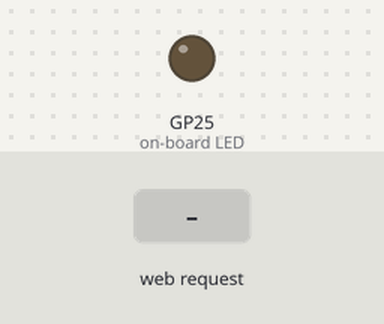
A program run on a simulated Raspberry Pi Pico running MicroPython. On the bench: output pins drawn as LEDs (lit = HIGH). Inputs (shaded band) come from the test bench. WiFi joins after 1.5 s; values from a settings file that is not in the repository are placeholders; the clock reads 2024-03-15 10:24:30 at power-on unless the program sets it; what the program prints to the serial console is not drawn.

Above: at 2.7 s.
2.8 s: HTTP request GET /on received
At 4.0 s:
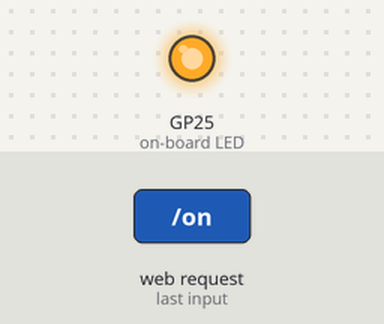
4.3 s: HTTP request GET /off received
At 5.3 s:
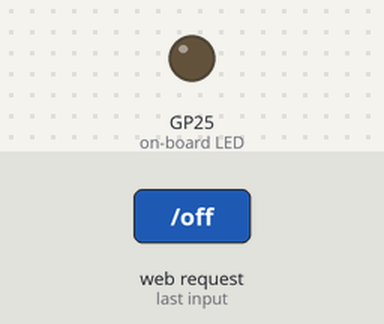
Timing chart, 0 to 7.3 s (numbered marks = the images above; inputs shaded):
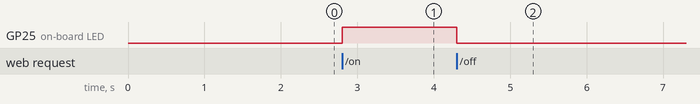

The program:

14_simple_web_server.py
```python
import network
import socket
import time
from machine import Pin

from lib.pins import LED
from lib.secrets import WIFI_SSID, WIFI_PASSWORD

led = Pin(LED, Pin.OUT)

wlan = network.WLAN(network.STA_IF)
wlan.active(True)
if not wlan.isconnected():
    wlan.connect(WIFI_SSID, WIFI_PASSWORD)
    deadline = time.time() + 15
    while not wlan.isconnected() and time.time() < deadline:
        time.sleep(0.5)

if not wlan.isconnected():
    raise RuntimeError("WiFi failed")

print("open http://" + wlan.ifconfig()[0] + "/  in your browser")

PAGE = """\
<!doctype html><html><body>
<h2>MicroPython LED</h2>
<p>State: {state}</p>
<p><a href="/on">on</a> | <a href="/off">off</a></p>
</body></html>
"""

s = socket.socket()
s.bind(("0.0.0.0", 80))
s.listen(1)

while True:
    conn, addr = s.accept()
    try:
        request = conn.recv(1024).decode()
        line = request.split("\r\n", 1)[0]
        if " /on " in line:
            led.value(1)
        elif " /off " in line:
            led.value(0)
        body = PAGE.format(state="on" if led.value() else "off")
        conn.send(b"HTTP/1.0 200 OK\r\nContent-Type: text/html\r\n\r\n")
        conn.send(body.encode())
    finally:
        conn.close()
```

pins.py
```python
# Per-board pin map for the tutorial series. Auto-detects ESP32 vs RP2 from
# sys.platform; edit the values below if your wiring differs from the defaults.

import sys

PLATFORM = sys.platform

if PLATFORM == "esp32":
    # Generic ESP32 DevKit. ESP32-S3/C3 may differ — adjust LED in particular.
    LED = 2
    BUTTON = 0           # BOOT button on most dev boards
    PWM_LED = 4
    SERVO = 13
    ADC = 34             # ADC1 (input-only pins 32-39 are safe with WiFi)
    I2C_ID = 0
    I2C_SCL = 22
    I2C_SDA = 21
    SPI_ID = 1           # HSPI; SPI(2) on S3
    SPI_SCK = 18
    SPI_MOSI = 23
    SPI_MISO = 19
    SPI_CS = 5
    # NeoPixel / WS2812. NEOPIXEL is a single pixel; MATRIX_PIN feeds an array
    # of MATRIX_WIDTH × MATRIX_HEIGHT pixels. ESP32-S3-Matrix board uses GP14,
    # 8×8. Generic ESP32 has no onboard NeoPixel — wire one to GP14 to test.
    NEOPIXEL = 14
    MATRIX_PIN = 14
    MATRIX_WIDTH = 8
    MATRIX_HEIGHT = 8
elif PLATFORM == "rp2":
    # LED conventions vary across RP2 boards:
    #   - Pico W:                 Pin("LED") — wired to the WiFi chip
    #   - Pico (non-W):           GP25 onboard LED
    #   - RP2040-Zero / -Matrix:  no plain LED — wire an external one to LED below
    # The detection below picks Pico W if available, otherwise defaults to GP15
    # (a free, edge-exposed pin on the Zero). Wire an LED + 220Ω resistor from
    # GP15 to GND, or change LED here to whichever GPIO you've used.
    try:
        from machine import Pin as _Pin
        _Pin("LED")
        LED = "LED"
    except (ValueError, TypeError):
        LED = 25
    BUTTON = 14
    PWM_LED = 25
    SERVO = 16
    ADC = 26             # GP26 = ADC0
    I2C_ID = 0
    I2C_SCL = 5
    I2C_SDA = 4
    SPI_ID = 1
    SPI_SCK = 10
    SPI_MOSI = 11
    SPI_MISO = 12
    SPI_CS = 13
    # Pimoroni Pico Explorer Base onboard ST7789 LCD (240x240, SPI0).
    # Coexists with the generic SPI_* pins above (which target the breadboard
    # SD/sensor wiring on SPI1).
    ST7789_SPI_ID = 0
    ST7789_SCK = 18
    ST7789_MOSI = 19
    ST7789_CS = 17
    ST7789_DC = 16
    ST7789_BL = 20
    ST7789_WIDTH = 240
    ST7789_HEIGHT = 240
    # Pico Explorer Base onboard buttons (active-low, internal pull-up).
    BTN_A = 12
    BTN_B = 13
    BTN_X = 14
    BTN_Y = 15
    # NeoPixel / WS2812. RP2040-Zero onboard NeoPixel and Waveshare RP2040-Matrix
    # both use GP16. Matrix defaults to 5×5 (Waveshare); change to 1×1 if you
    # only have the Zero's single pixel and are running matrix scripts.
    NEOPIXEL = 16
    MATRIX_PIN = 16
    MATRIX_WIDTH = 5
    MATRIX_HEIGHT = 5
    ENCODER_A = 6
    ENCODER_B = 7
    MOTOR_A = 10
    MOTOR_B = 11
else:
    raise RuntimeError("unsupported platform: " + PLATFORM)
```

Measured:
- after the input at 2.8 s, GP25 (on-board LED): LOW → HIGH at once
- after the input at 4.3 s, GP25 (on-board LED): HIGH → LOW at once
